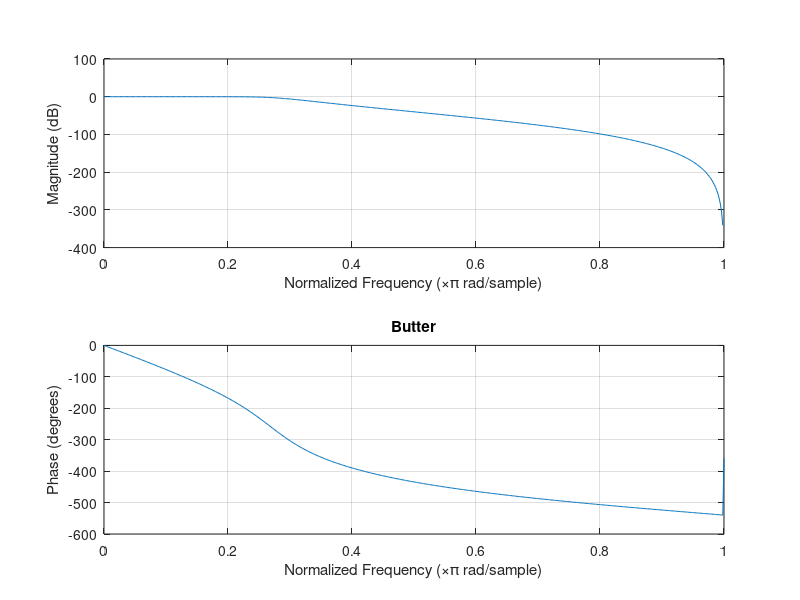
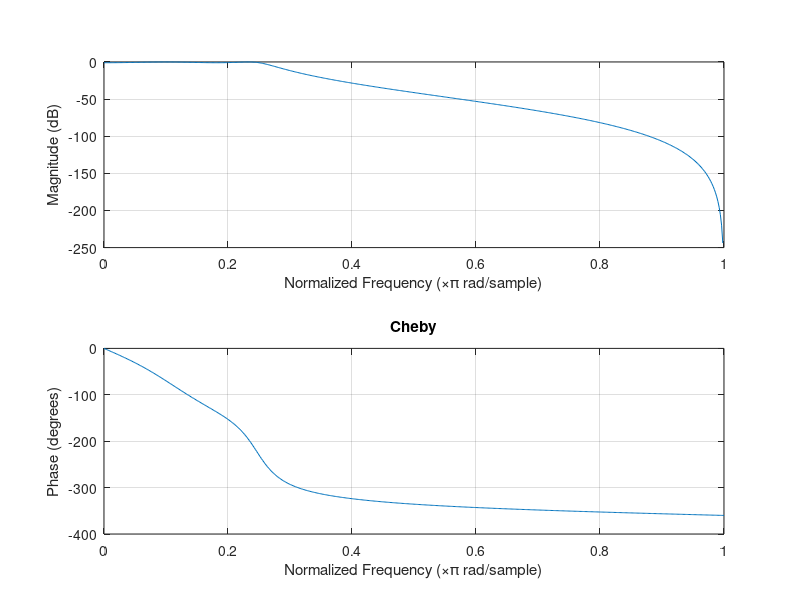

MATLAB code to generate these figures, in order:
clc;
clear all;
close all;

fp=1000;
fs=2000;
fsa=8000;
ap=1;
as=40;

wp=fp/(fsa/2);
ws=fs/(fsa/2);

%% Butter
[N1 , wn1]=buttord(wp, ws, ap, as);
[b1, a1]=butter(N1, wn1);

%% cheby
[N2 , wn2]=cheb1ord(wp, ws, ap, as);
[b2, a2]=cheby1(N2, ap, wn2);

disp(['Butterworth Order: ', num2str(N1)]);
disp(['Chebyshev Order: ', num2str(N2)]);


figure;
freqz(b1, a1);
title('Butter');
figure;
freqz(b2, a2);
title('Cheby');
